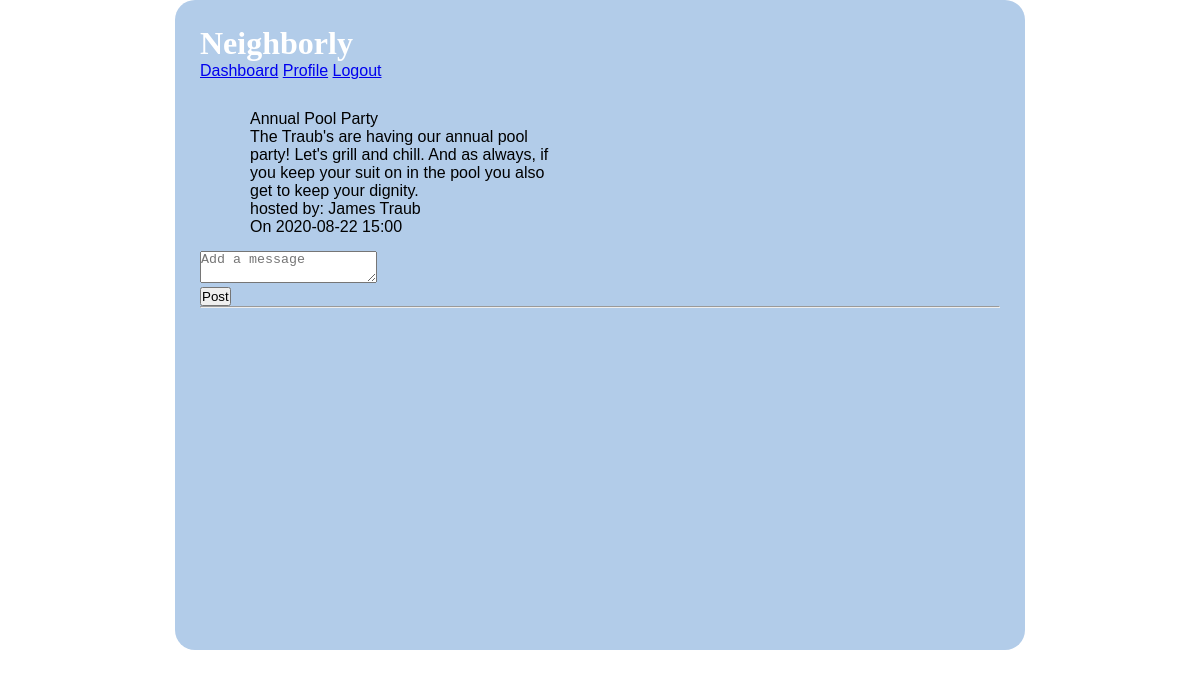
Before: /event/details/1 (signed in) with the older database file.
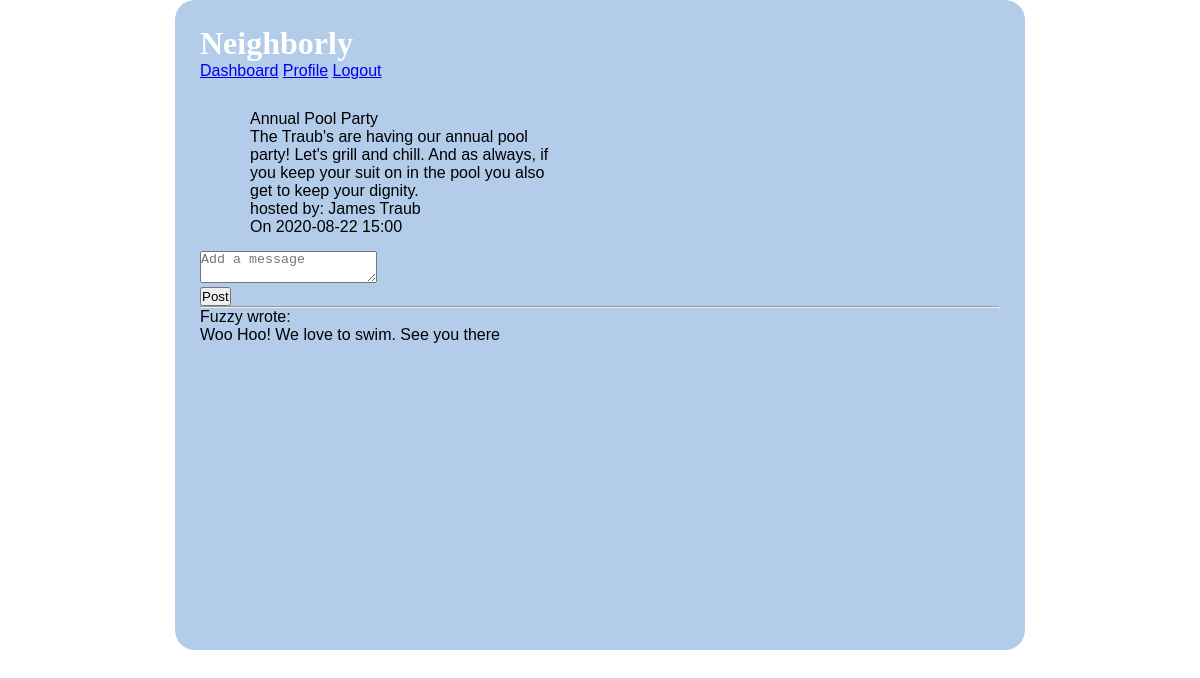
After: the same page with the newer database file.
### models.py (models this page shows, shortened)
class Event(db.Model):
    __tablename__ = "events"
    id = db.Column(db.Integer, primary_key=True)
    title = db.Column(db.String(100))
    description = db.Column(db.String(255))
    date = db.Column(db.String(45))
    time = db.Column(db.String(45))
    user_id = db.Column(db.Integer, db.ForeignKey('users.id', ondelete='cascade'))
    user = db.relationship('User', foreign_keys=[user_id])
    location_id = db.Column(db.Integer, db.ForeignKey('event_locations.id', ondelete='cascade'))
    location = db.relationship('Event_location', foreign_keys=[location_id])
    all_comment = db.relationship('Event_comment', back_populates="event", cascade="all, delete, delete-orphan")
    created_at = db.Column(db.DateTime, server_default = func.now())
    updated_at = db.Column(db.DateTime, server_default = func.now(), onupdate = func.now())

class User(db.Model):
    __tablename__ = "users"
    id = db.Column(db.Integer, primary_key=True)
    first_name = db.Column(db.String(45))
    last_name = db.Column(db.String(45))
    email = db.Column(db.String(255))
    address_id = db.Column(db.Integer, db.ForeignKey('addresses.id', ondelete='cascade'))
    address = db.relationship('Address', foreign_keys=[address_id])
    password_hash=db.Column(db.String(255))
    posts_this_user_likes = db.relationship('Post', secondary=likes_table, passive_deletes=True)
    all_post = db.relationship('Post', back_populates="user", cascade="all, delete, delete-orphan")
    all_event = db.relationship('Event', back_populates="user", cascade="all, delete, delete-orphan")
    created_at = db.Column(db.DateTime, server_default = func.now())
    updated_at = db.Column(db.DateTime, server_default = func.now(), onupdate = func.now())

class Event_comment(db.Model):
    __tablename__ = "event_comments"
    id = db.Column(db.Integer, primary_key=True)
    message = db.Column(db.String(255))
    event_id = db.Column(db.Integer, db.ForeignKey('events.id', ondelete='cascade'))
    event = db.relationship('Event', foreign_keys=[event_id])
    user_id = db.Column(db.Integer, db.ForeignKey('users.id', ondelete='cascade'))
    user = db.relationship('User', foreign_keys=[user_id])
    created_at = db.Column(db.DateTime, server_default = func.now())
    updated_at = db.Column(db.DateTime, server_default = func.now(), onupdate = func.now())

### controller.py (the view)
def event_details(event_id):
    if 'user_id' not in session:
        return redirect("/")
    this_event = Event.query.filter_by(id = int(event_id)).all()
    comment = Event_comment.query.filter_by(event_id = int(event_id)).all()
    return render_template("event_details.html", all_events = this_event, all_comments = comment)

### templates/event_details.html (shortened to what this page needs)
<!DOCTYPE html>
<html lang="en">
<head>
    <link rel="stylesheet" type="text/css" href="{{ url_for('static', filename='style1.css') }}">
</head>
<body>
    <div class="container">
        <h1>Neighborly</h1>
        <div class="navigation">
            <a href="/dashboard">Dashboard</a>
            <a href="/user_profile">Profile</a>
            <a href="/logout">Logout</a>
        </div>
        <div class="events">
            <ul>
                {% for event in all_events %}
                <li>
                    <p>{{event.title}}</p>
                    <p>{{event.description}}</p>
                    <p>hosted by: {{event.user.first_name}} {{event.user.last_name}}</p>
                    <p>On {{event.date}} {{event.time}}</p>
                </li>
                {% endfor %}
            </ul>
        </div>
        {% for event in all_events %}
        <form action="/add/event_comment/{{event.id}}", method="POST">
            <p><textarea name="message" placeholder="Add a message"></textarea></p>
            <input type="submit" value="Post">
        </form>
        {% endfor %}
        <hr>
        <ul>
            {% for comment in all_comments %}
            <li>{{comment.user.first_name}} wrote:</li>
            <li>{{comment.message}}</li>
            {% endfor %}
        </ul>
    </div>
</body>
</html>

Changed rows visible on the page:
added Event_comment: user.first_name "Fuzzy", message "Woo Hoo! We love to swim. See you there"
